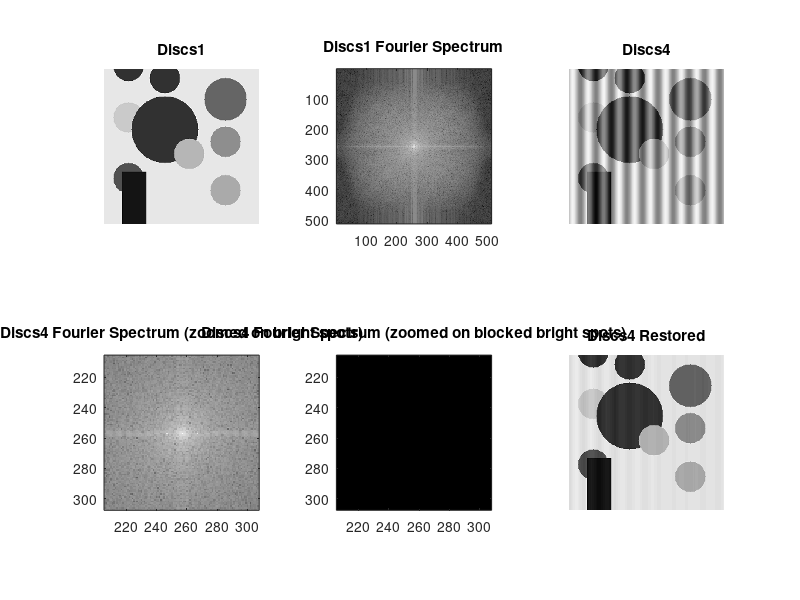

Here is the MATLAB script that generated this plot:
% Notch Filtering of Discs4
clear variables;

% Load Discs data
discsData = load('Discs.mat');

% Load original discs image
discs1 = discsData.Discs1;

discs1Mean = mean(double(discs1(:)));
discs1SD = mean(std(double(discs1(:))));

% Load noisy discs image
discs4 = discsData.Discs4;

discs4Mean = mean(double(discs4(:)));
discs4SD = mean(std(double(discs4(:))));

% Create figure to display results
figDisc4Restoration = figure('Name','Discs4 Restoration','NumberTitle','off','WindowState', 'maximized');
figure(figDisc4Restoration);

% Display the Discs1 image
subplot(2, 3, 1), imshow(discs1, [0 255]);
title('Discs1')

% Calculate fourier transform of Discs1 image
ftDiscs1 = fft2(double(discs1)); 

% Shift origin to centre of image
ftDiscs1 = fftshift(ftDiscs1); 

% Calculate magnitude of FT
ftMagDiscs1 = abs(ftDiscs1);    

% Calculate the fourier spectrum
ftSpectrumDiscs1 = log(ftMagDiscs1);  

% Display the fourier spectrum of Discs1
subplot(2, 3, 2), imshow(uint8(rescale(ftSpectrumDiscs1, 0, 255)));
axis on;
title('Discs1 Fourier Spectrum')

% Display the noisy Discs4 image
subplot(2, 3, 3), imshow(discs4, [0 255]);
title('Discs4')

% Calculate fourier transform of noisy Discs4 image
ftDiscs4 = fft2(double(discs4)); 

% Shift origin to centre of image
ftDiscs4 = fftshift(ftDiscs4); 

% Calculate magnitude of FT
ftMagDiscs4 = abs(ftDiscs4);    

% Calculate the fourier spectrum
ftSpectrumDiscs4 = log(ftMagDiscs4);  

% Display the fourier spectrum of Discs4
subplot(2, 3, 4), imshow(uint8(rescale(ftSpectrumDiscs4, 0, 255)));
axis on;
zoom(5)
title('Discs4 Fourier Spectrum (zoomed on bright spots)')

% Set a threshold used for determining where bright spots appear on the
% ftSpectrum (14 comes from studying the ftSpectrum values)
ftThreshold = 14;

% Calculate where the ftSpectrum value is greater than the ftThreshold set
% above (This will determine where bright spots exist in the ftSpectrum)
ftBrightSpots = ftSpectrumDiscs4 > ftThreshold;

% ftBrightSpots matrix will is binary and will contain a 1 where a bright
% spot has been found (row 257, column 247 for example)

% Set all found bright spots to 0 excluding those in columns 252-262 to 
% ensure the center of the spectrum is not changed which will result in 
% the image being obscured (columns 252-262 comes from studying the image 
% of the ftSpectrum)
ftBrightSpots(: , 252:262) = 0;

% Filter the Discs4 fourier spectrum by setting values to 0 at
% corresponding positions to those in the found bright spots
ftDiscs4(ftBrightSpots) = 0;

% Recalculate magnitude of FT
ftMagDiscs4 = abs(ftDiscs4);    

% Recalculate the fourier spectrum
ftSpectrumDiscs4 = log(ftMagDiscs4);

% Calculate the max and min values of the new fourier spectrum (this is
% needed to ensure the image of the spectrum is displayed properly)
ftSpectrumMax = max(max(ftSpectrumDiscs4));
ftSpectrumMin = min(min(ftSpectrumDiscs4));

% Display the new fourier spectrum with the bright spots blocked out
subplot(2, 3, 5), imshow(ftSpectrumDiscs4, [ftSpectrumMin ftSpectrumMax]);
axis on;
zoom(5)
title('Discs4 Fourier Spectrum (zoomed on blocked bright spots)')

% Invert ftDiscs4 for displying the new restored image
ftDiscs4 = ifftshift(ftDiscs4);
ftDiscs4Inv = ifft2(ftDiscs4);
restoredftDiscs4 = uint8(rescale(abs(ftDiscs4Inv), 0, 255));

restoredftDiscs4Mean = mean(double(restoredftDiscs4(:)));
restoredftDiscs4SD = mean(std(double(restoredftDiscs4(:))));

% Display new restored Discs4 image
subplot(2, 3, 6), imshow(restoredftDiscs4);
title('Discs4 Restored')

% Print out means / SDs
disp(['Original Mean: ', num2str(discs1Mean), ' Original SD: ', num2str(discs1SD)]);
disp(['Discs 4 Mean: ', num2str(discs4Mean), ' Discs 4 SD: ', num2str(discs4SD)]); 
disp(['Discs4 Restored Mean: ', num2str(restoredftDiscs4Mean), ' Discs4 Restored SD: ', num2str(restoredftDiscs4SD)]);